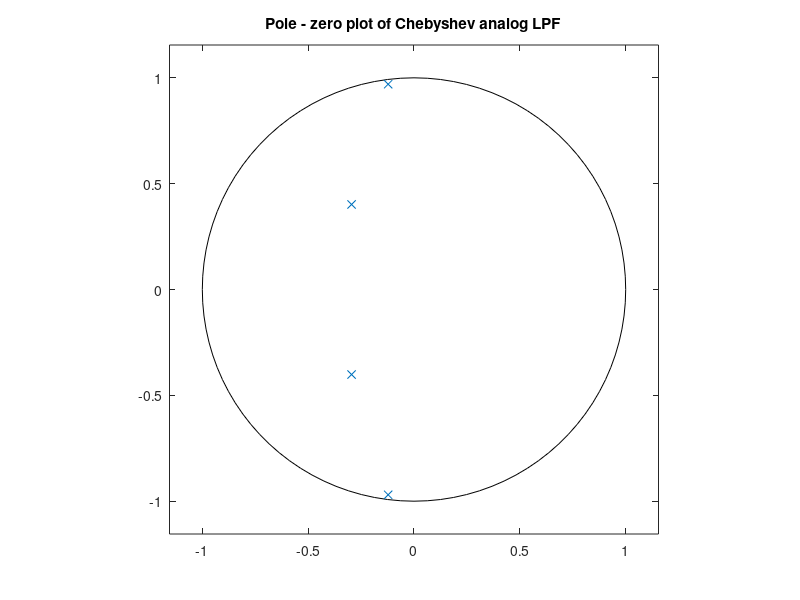

The MATLAB script that drew this image: (Note: this script raises an error after producing the figure.)
%Designing a Chebyshev low pass filter
%Low pass specifications (analog domain): Stop band edge is at 1.4372
close all
clear all

%deriving filter specifications
number = 104;
if(number>75)
    number = number -75;
end

q = floor(number/10);
r = mod(number, 10);
BPL = 4 + 0.7*q + 2*r;
BPH = BPL+10;
BSL = BPL-2;
BSH = BPH + 2;

samp = 100; %sampling frequency in kHz

%normalized specifications
bpl = BPL/samp*2*pi;
bph = BPH/samp*2*pi;
bsl = BSL/samp*2*pi;
bsh = BSH/samp*2*pi;

%corresponding analog filter specifications
wpl = tan(bpl/2);
wph = tan(bph/2);
wsl = tan(bsl/2);
wsh = tan(bsh/2);

%parameters for band pass to low pass transformation
omega_0 = sqrt(wpl*wph);
B_s = wph - wpl;

Omega_s1 = (wsl^2 - omega_0^2)/(B_s*wsl);
Omega_s2 = (wsh^2 - omega_0^2)/(B_s*wsh);

ws = min(abs(Omega_s1), abs(Omega_s2));

%Finding Chebyshev filter parameters
%N = 4;
%epsilon = 0.6197;

D1 = 1/0.85^2 -1;
D2 = 1/0.15^2 -1;

epsilon =  sqrt(D1);
N = ceil(acosh(sqrt(D2/D1))/acosh(ws));

A = zeros(N,1);
B = zeros(N, 1);
for k=1: N
    A(k) = (2*k-1)*pi/(2*N);
    B(k) = -1i*asinh(1/epsilon)/N;
end


poles = zeros(N,1);
poles = 1i*cos(A+B);        %passband is 1;

%displaying poles and zeros
zplane([],poles);
grid;
title('Pole - zero plot of Chebyshev analog LPF');

dc = prod(poles)/sqrt((1+epsilon^2));     %normalizing the lpf transfer function given by zp2tf

%analog LPF transfer function and its freq response
[b_lp,a_lp] = zp2tf([], poles, dc);
figure;
freqs(b_lp,a_lp);
axis([0.1 2 0.3 1.05]);
title('Frequency response of analog low pass filter');

%making coefficients real to avoid numerical inaccuracies
a_lp = real(a_lp);
b_lp = real(b_lp);

fprintf('The analog low pass transfer function is:');  
tf(b_lp,a_lp)

%{
%finding analog low pass transfer function
H_L = tf(b,a);
fprintf('The analog low pass transfer function is:');  
H_L
%}

syms s_l s;      %s_l is low pass variable, s is band pass variable
denom_poly = poly2sym(a_lp, s_l);
num_poly = poly2sym(b_lp, s_l);

lp_poly = num_poly/denom_poly;  %low pass transfer function in floating point numbers 

%fprintf('The analog low pass transfer function is:');  
%vpa(lp_poly, 5)

%getting bandpass transfer function

syms lb;
lb = (s^2 + omega_0^2)/(B_s*s);           %low pass to band pass transformation
bp_poly = simplify(expand(subs(lp_poly, s_l, lb)));

%fprintf('The analog band pass transfer function is:');  
%vpa(bp_poly, 5)

%coverting band pass polynomial to vectors
[num_bp, denom_bp] = numden(bp_poly);
b_bp = sym2poly(num_bp);
a_bp = sym2poly(denom_bp);

fprintf('The analog band pass transfer function is:');  
b_bpf = b_bp./a_bp(1);
a_bpf = a_bp./a_bp(1);
tf(b_bpf, a_bpf)

%plotting frequency response of band pass transfer function
figure;
freqs(b_bp,a_bp);
axis([0.5 3 0.0005 1.05]);
title('Frequency response of analog band pass filter');

%bilinear transformation
syms sz zi;             %zi is 1/z
sz = (1-zi)/(1+zi);
bp_z = simplifyFraction(expand(subs(bp_poly, s, sz)));
%fprintf('The discrete time filter transfer function is:');  
%vpa(bp_z, 5)            %discrete time filter transfer function

[numz, denomz] = numden(bp_z);
bz = fliplr(sym2poly(numz));
az = fliplr(sym2poly(denomz));

%printing discrete filter transfer function
bzf = bz./az(1);
azf = az./az(1);
%fprintf('The discrete time filter transfer function is:');  
tf(bzf,azf,0.1,'variable','z^-1')

%freqz(bz, az, 100);
fvtool(bz,az);
